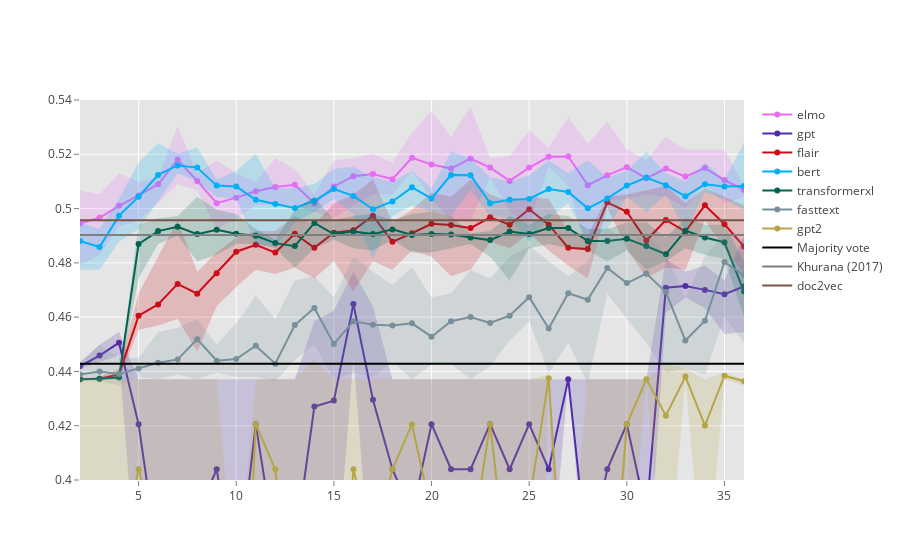

The code cell stored with this chart in its notebook:
### Code cell
with open('results.json') as json_data:
    results = json.load(json_data)
    
    x = list(range(2, 37))
    x_rev = x[::-1]
    colors = ['231,107,243', '81, 45, 168', '205,12,24', '0,176,246', '0,100,80', '120, 144, 156', '255, 138, 101', '180, 166, 71']
    
    traces = list(
        np.array([
            generate_trace(
                list(results[list(results.keys())[i]]['3']['cnn'].values()), list(results.keys())[i], colors[i]) 
            for i in range(len(results.keys()))
        ]).flatten()
    )
    
    data = traces + baselines + [
        go.Scatter(
            x = x,
            y = [0.4956521739130435 for i in x],
            mode = 'lines',
            name = 'doc2vec',
            line = dict(color='rgb(121, 85, 72)')
        )
    ]

    # CNN test set accuracy of padded datasets with variable maximum lengths
    layout = go.Layout(
        paper_bgcolor = 'rgb(255,255,255)',
        plot_bgcolor = 'rgb(229,229,229)',
        xaxis = dict(
            gridcolor = 'rgb(255,255,255)',
            range = [2,36],
            showgrid = True,
            showline = False,
            showticklabels = True,
            tickcolor = 'rgb(127,127,127)',
            ticks = 'outside',
            zeroline = False
        ),
        yaxis=dict(
            range = [0.40, 0.54],
            gridcolor='rgb(255,255,255)',
            showgrid = True,
            showline = False,
            showticklabels = True,
            tickcolor = 'rgb(127,127,127)',
            ticks = 'outside',
            zeroline = False
        ),
    )

    fig = go.Figure(data = data, layout = layout)

    iplot(fig)
